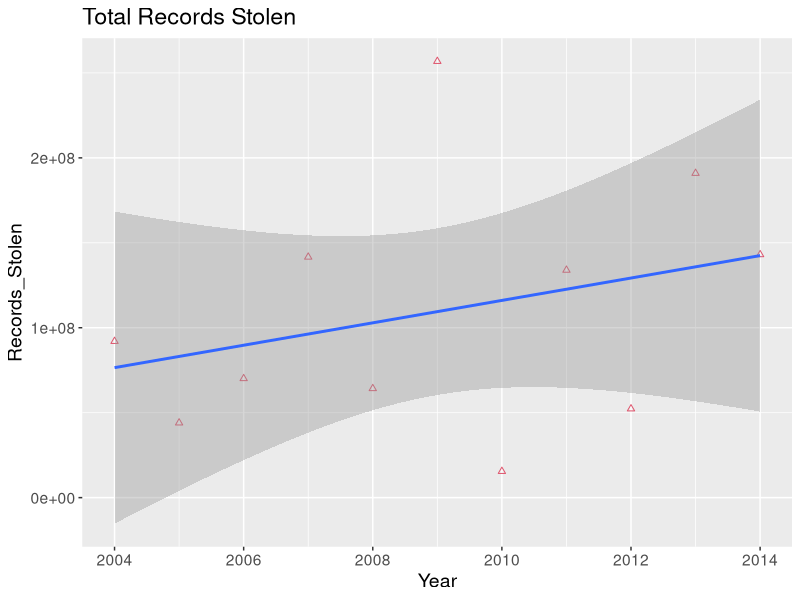
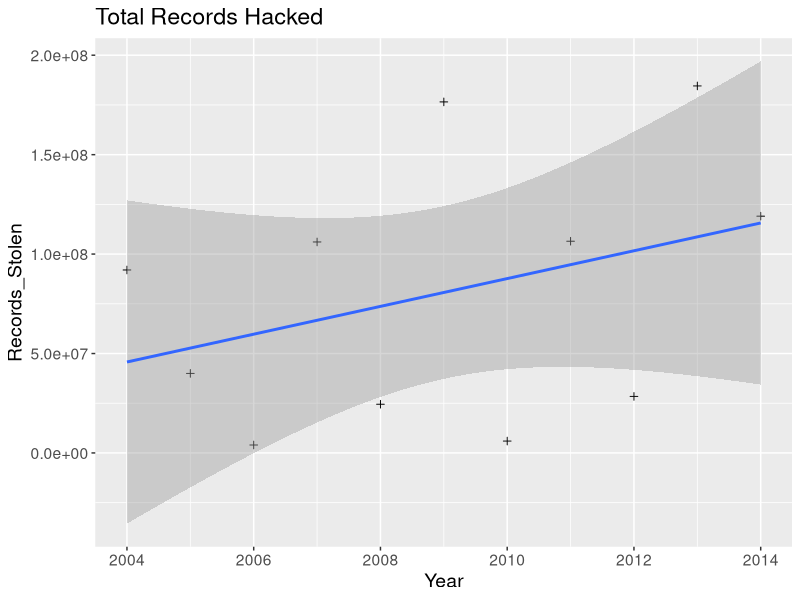
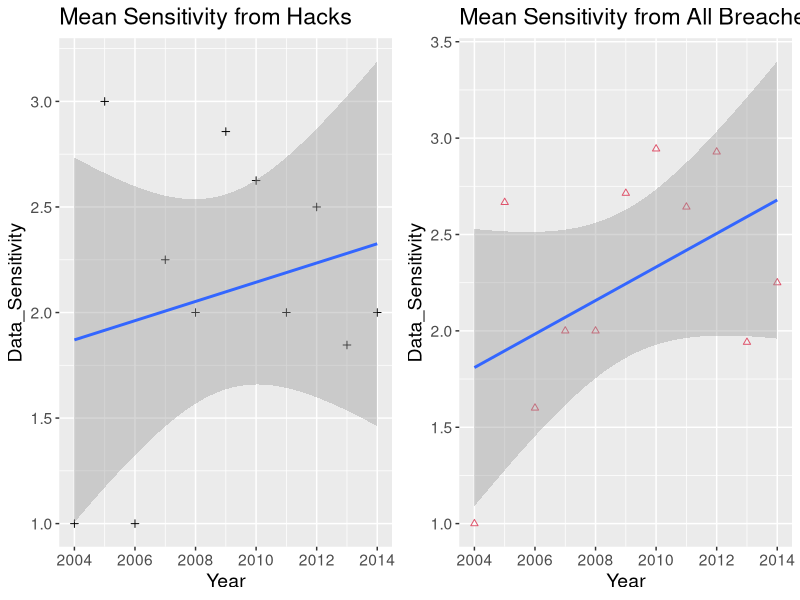

Reproduce these figures in R, in order.
## ---- chunk 1
        ##get ggplot package
        require(ggplot2)
        require(xtable)
## ---- chunk 2
#


## tried to automate a download of the google docs spreadsheet from this link
##download.file("http://docs.google.com/spreadsheet/ccc?key=0AmenB57kGPGKdHh6eGpTR2lPQl9NZmo3RlVzQ1N2Ymc&single=true&gid=2&range=A1%3AW400#gid=2", "test.csv")
##but was unable to get R to get it. 
##That would be a good addition to the program. 

## Get the data

        Breaches <- read.csv("Balloon Race- Data Breaches - Public Data - Visualisation Data.csv", header=TRUE)

## ---- chunk 3

## DATA CLEANING


        ## delete trailing columns
        Breaches<-Breaches[,1:10]
  
        ##get rid of second desrciptive row
        testt<-as.vector(Breaches[1,] )

                ##function applying as.character to a list   
                tc<-function(x) as.character(x)

        testt<-lapply(testt, tc)
        ##apply colnames
        testt<-tolower(testt)
        testt<-gsub(" ", "", testt)

        colnames(Breaches)<-testt

        Breaches<-Breaches[c(-1, -2),]

        ##get rid of commas in some numerical recorgs
        tempo <- sub("[,]", "", as.character(Breaches$noofrecordsstolen))
        #Breaches$NO.OF.RECORDS.STOLEN <- sub("[,]", "", as.character(Breaches$NO.OF.RECORDS.STOLEN))

        #Make the year numeric

        ##then convert
        Breaches$year<-as.integer(as.numeric(as.character(Breaches$year))+2004)      

        ##Make Breaches numeric
        Breaches$noofrecordsstolen<-as.integer(as.character(Breaches$noofrecordsstolen))



##clean up sensitivity
## This is a little subjective. The legend ranges from 1 to 5, but the data goes to 5000 and sometimes contains multiple impacts
## I have just taken the first character of each line. This will tend to underestimate  


##Turn sensitivity into character
Breaches$datasensitivity<-as.character(Breaches$datasensitivity)
##create function to select first character
first.char <- function(x){
        substring(x, 1, 1)
}
##apply the function
Breaches$datasensitivity <- lapply(Breaches$datasensitivity, first.char)
##turn back into numeric
Breaches$datasensitivity<-as.numeric(Breaches$datasensitivity)


## ---- chunk 4

        ##Print a few random lines and select columns of data
        
                ##can set random seed and create a consistent list of elements if desired
                set.seed(11235)
                ##create elements list
                relem <- sample(1:dim(Breaches)[1],8,replace=FALSE)
                relem <- c(1:2, relem)
                ##create the table to print
                example<-xtable(Breaches[sort(relem),c(1,4,7,9,10)])
                ##print as html
                print(example, type="html", size="small")  



## ---- chunk 5


AggBreaches <- aggregate(Breaches$noofrecordsstolen, list(Year = Breaches$year), sum, na.rm=TRUE)

colnames(AggBreaches) <-c("Year", "Records_Stolen")

par(mar=c(6,5,5,3))

p1<-ggplot(AggBreaches, aes(x=Year, y=Records_Stolen)) +
        geom_point(shape=2, col=2) +
        geom_smooth(method=lm)+
        ggtitle("Total Records Stolen") +
        theme(text = element_text(size=14))


print(p1)

## ---- chunk 6

#Create Hacks File
Hacks<-Breaches[grep("hacked", Breaches$methodofleak),]
##aggregate hacks data as a sum
AggHacks <- aggregate(Hacks$noofrecordsstolen, list(Year = Hacks$year), sum, na.rm=TRUE)

colnames(AggHacks) <-c("Year", "Records_Stolen")

p2<-ggplot(AggHacks, aes(x=Year, y=Records_Stolen)) +
        geom_point(shape=3, col=1) +
        geom_smooth(method=lm)+
        ggtitle("Total Records Hacked") +
        theme(text = element_text(size=14))

print(p2)

## ---- chunk 7
## I lifted this from http://www.cookbook-r.com/Graphs/Multiple_graphs_on_one_page_(ggplot2)/


# Multiple plot function
#
# ggplot objects can be passed in ..., or to plotlist (as a list of ggplot objects)
# - cols:   Number of columns in layout
# - layout: A matrix specifying the layout. If present, 'cols' is ignored.
#
# If the layout is something like matrix(c(1,2,3,3), nrow=2, byrow=TRUE),
# then plot 1 will go in the upper left, 2 will go in the upper right, and
# 3 will go all the way across the bottom.
#
multiplot <- function(..., plotlist=NULL, file, cols=1, layout=NULL) {
  require(grid)

  # Make a list from the ... arguments and plotlist
  plots <- c(list(...), plotlist)

  numPlots = length(plots)

  # If layout is NULL, then use 'cols' to determine layout
  if (is.null(layout)) {
    # Make the panel
    # ncol: Number of columns of plots
    # nrow: Number of rows needed, calculated from # of cols
    layout <- matrix(seq(1, cols * ceiling(numPlots/cols)),
                    ncol = cols, nrow = ceiling(numPlots/cols))
  }

 if (numPlots==1) {
    print(plots[[1]])

  } else {
    # Set up the page
    grid.newpage()
    pushViewport(viewport(layout = grid.layout(nrow(layout), ncol(layout))))

    # Make each plot, in the correct location
    for (i in 1:numPlots) {
      # Get the i,j matrix positions of the regions that contain this subplot
      matchidx <- as.data.frame(which(layout == i, arr.ind = TRUE))

      print(plots[[i]], vp = viewport(layout.pos.row = matchidx$row,
                                      layout.pos.col = matchidx$col))
    }
  }
}
## ---- chunk 8

#Create Hacks File
Hacks<-Breaches[grep("hacked", Breaches$methodofleak),]
##aggregate hacks data as a mean
AggHackSens <- aggregate(Hacks$datasensitivity, list(Year = Hacks$year), mean, na.rm=TRUE)

colnames(AggHackSens) <-c("Year", "Data_Sensitivity")

p1<-ggplot(AggHackSens, aes(x=Year, y=Data_Sensitivity)) +
        geom_point(shape=3, col=1) +
        geom_smooth(method=lm)+
        ggtitle("Mean Sensitivity from Hacks") +
        theme(text = element_text(size=14))



##aggregate Breaches data as a mean
AggBreachSens <- aggregate(Breaches$datasensitivity, list(Year = Breaches$year), mean, na.rm=TRUE)

colnames(AggBreachSens) <-c("Year", "Data_Sensitivity")

p2<-ggplot(AggBreachSens, aes(x=Year, y=Data_Sensitivity)) +
        geom_point(shape=2, col=2) +
        geom_smooth(method=lm)+
        ggtitle("Mean Sensitivity from All Breaches") +
        theme(text = element_text(size=14))


multiplot(p1, p2, cols=2)

BreachSenslm <- lm(Data_Sensitivity~Year, data = AggBreachSens)
HackSenslm <- lm(Data_Sensitivity~Year, data = AggHackSens)

#summary(BreachSenslm)

print(BreachSenslm[1]$Year)
print(HackSenslm)

